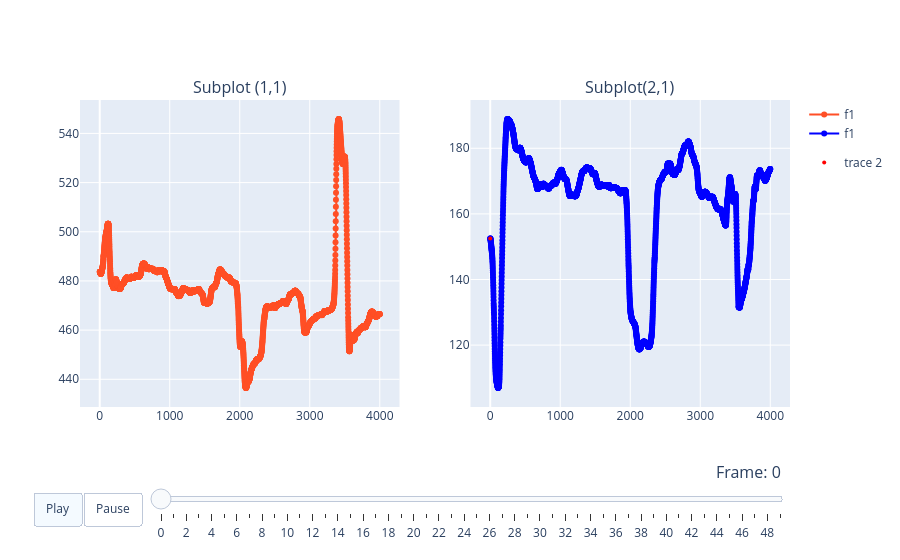

Source (notebook cell):
### Markdown cell above
## ML Briefs 3

### Code cell
fig = make_subplots(
    rows=1,
    cols=2,
    subplot_titles=('Subplot (1,1)', 'Subplot(2,1)')
)

fig.add_trace(
    go.Scatter(
        x=time,
        y=ts_sensor_x,
        mode='markers+lines',
        hoverinfo='name',
        legendgroup='f1',
        line_color='rgb(255, 79, 38)',
        name='f1',
        showlegend=True
    ),
    row=1, col=1
)

fig.add_trace(
    go.Scatter(
        x=time,
        y=ts_sensor_y,
        mode='markers+lines',
        hoverinfo='name',
        legendgroup='f1',
        line_color='blue',
        name='f1',
        showlegend=True
    ),
    row=1, col=2
)

fig.add_trace(
    go.Scatter(
        x=[tt[0]],
        y=[ts_sensor_yy[0]],
        mode="markers",
        marker=dict(color="red", size=4)),
    row=1, col=2
)

frames = [
    dict(
        data=[
            go.Scatter(visible=True),
            go.Scatter(visible=True),
            go.Scatter(
                x=[tt[k]],
                y=[ts_sensor_yy[k]],
                mode="markers",
                marker=dict(color="red", size=4))
        ],
        traces=[0, 1, 2]
    )
    for k in range(N)
]

updatemenus = [
    dict(
        type='buttons',
        buttons=[
            dict(
                label="Play",
                method="animate",
                args=[None]
            ),
            dict(
                label="Pause",
                method="animate",
                args=[
                    None,
                    {
                        "frame": {"duration": 0, "redraw": False},
                        "mode": "immediate"
                    }
                ]
            )   
        ],
        direction='left',
        pad=dict(r=10, t=85), 
        showactive=True,
        x=0.1,
        y=0,
        xanchor='right',
        yanchor='top'
    )
]

sliders = [
    {
        'yanchor': 'top',
        'xanchor': 'left',
        'currentvalue': {
            'font': {'size': 16},
            'prefix': 'Frame: ',
            'visible': True,
            'xanchor': 'right'
        },
        'transition': {'duration': 500, 'easing': 'linear'},
        'pad': {'b': 10, 't': 50}, 
        'len': 0.9,
        'x': 0.1,
        'y': 0, 
        'steps': [
            {'args': [[k],
                {'frame': {'duration': 500, 'easing': 'linear', 'redraw': False},
                                      'transition': {'duration': 0, 'easing': 'linear'
            }}],
            'label': k, 'method': 'animate'} for k in range(N)       
        ]
    }
]

fig.update(
    frames=frames
)
fig.update_layout(
    updatemenus=updatemenus,
    sliders=sliders
)
fig.show()

### Figure 1 — Plotly figure (JSON) as saved in the notebook; plotly's stock layout.template omitted (floating-point values rounded to 4 significant figures; data arrays with more than 128 entries replaced by an {"elided": "..."} marker saying what was removed)
{"data": [{"hoverinfo": "name", "legendgroup": "f1", "line": {"color": "rgb(255, 79, 38)"}, "mode": "markers+lines", "name": "f1", "showlegend": true, "type": "scatter", "x": {"elided": "4001 int values"}, "xaxis": "x", "y": {"elided": "4001 float values"}, "yaxis": "y"}, {"hoverinfo": "name", "legendgroup": "f1", "line": {"color": "blue"}, "mode": "markers+lines", "name": "f1", "showlegend": true, "type": "scatter", "x": {"elided": "4001 int values"}, "xaxis": "x2", "y": {"elided": "4001 float values"}, "yaxis": "y2"}, {"marker": {"color": "red", "size": 4}, "mode": "markers", "type": "scatter", "x": [0], "xaxis": "x2", "y": [152.5], "yaxis": "y2"}], "layout": {"annotations": [{"font": {"size": 16}, "showarrow": false, "text": "Subplot (1,1)", "x": 0.225, "xanchor": "center", "xref": "paper", "y": 1, "yanchor": "bottom", "yref": "paper"}, {"font": {"size": 16}, "showarrow": false, "text": "Subplot(2,1)", "x": 0.775, "xanchor": "center", "xref": "paper", "y": 1, "yanchor": "bottom", "yref": "paper"}], "sliders": [{"currentvalue": {"font": {"size": 16}, "prefix": "Frame: ", "visible": true, "xanchor": "right"}, "len": 0.9, "pad": {"b": 10, "t": 50}, "steps": [{"args": [[0], {"frame": {"duration": 500, "easing": "linear", "redraw": false}, "transition": {"duration": 0, "easing": "linear"}}], "label": "0", "method": "animate"}, {"args": [[1], {"frame": {"duration": 500, "easing": "linear", "redraw": false}, "transition": {"duration": 0, "easing": "linear"}}], "label": "1", "method": "animate"}, {"args": [[2], {"frame": {"duration": 500, "easing": "linear", "redraw": false}, "transition": {"duration": 0, "easing": "linear"}}], "label": "2", "method": "animate"}, {"args": [[3], {"frame": {"duration": 500, "easing": "linear", "redraw": false}, "transition": {"duration": 0, "easing": "linear"}}], "label": "3", "method": "animate"}, {"args": [[4], {"frame": {"duration": 500, "easing": "linear", "redraw": false}, "transition": {"duration": 0, "easing": "linear"}}], "label": "4", "method": "animate"}, {"args": [[5], {"frame": {"duration": 500, "easing": "linear", "redraw": false}, "transition": {"duration": 0, "easing": "linear"}}], "label": "5", "method": "animate"}, {"args": [[6], {"frame": {"duration": 500, "easing": "linear", "redraw": false}, "transition": {"duration": 0, "easing": "linear"}}], "label": "6", "method": "animate"}, {"args": [[7], {"frame": {"duration": 500, "easing": "linear", "redraw": false}, "transition": {"duration": 0, "easing": "linear"}}], "label": "7", "method": "animate"}, {"args": [[8], {"frame": {"duration": 500, "easing": "linear", "redraw": false}, "transition": {"duration": 0, "easing": "linear"}}], "label": "8", "method": "animate"}, {"args": [[9], {"frame": {"duration": 500, "easing": "linear", "redraw": false}, "transition": {"duration": 0, "easing": "linear"}}], "label": "9", "method": "animate"}, {"args": [[10], {"frame": {"duration": 500, "easing": "linear", "redraw": false}, "transition": {"duration": 0, "easing": "linear"}}], "label": "10", "method": "animate"}, {"args": [[11], {"frame": {"duration": 500, "easing": "linear", "redraw": false}, "transition": {"duration": 0, "easing": "linear"}}], "label": "11", "method": "animate"}, {"args": [[12], {"frame": {"duration": 500, "easing": "linear", "redraw": false}, "transition": {"duration": 0, "easing": "linear"}}], "label": "12", "method": "animate"}, {"args": [[13], {"frame": {"duration": 500, "easing": "linear", "redraw": false}, "transition": {"duration": 0, "easing": "linear"}}], "label": "13", "method": "animate"}, {"args": [[14], {"frame": {"duration": 500, "easing": "linear", "redraw": false}, "transition": {"duration": 0, "easing": "linear"}}], "label": "14", "method": "animate"}, {"args": [[15], {"frame": {"duration": 500, "easing": "linear", "redraw": false}, "transition": {"duration": 0, "easing": "linear"}}], "label": "15", "method": "animate"}, {"args": [[16], {"frame": {"duration": 500, "easing": "linear", "redraw": false}, "transition": {"duration": 0, "easing": "linear"}}], "label": "16", "method": "animate"}, {"args": [[17], {"frame": {"duration": 500, "easing": "linear", "redraw": false}, "transition": {"duration": 0, "easing": "linear"}}], "label": "17", "method": "animate"}, {"args": [[18], {"frame": {"duration": 500, "easing": "linear", "redraw": false}, "transition": {"duration": 0, "easing": "linear"}}], "label": "18", "method": "animate"}, {"args": [[19], {"frame": {"duration": 500, "easing": "linear", "redraw": false}, "transition": {"duration": 0, "easing": "linear"}}], "label": "19", "method": "animate"}, {"args": [[20], {"frame": {"duration": 500, "easing": "linear", "redraw": false}, "transition": {"duration": 0, "easing": "linear"}}], "label": "20", "method": "animate"}, {"args": [[21], {"frame": {"duration": 500, "easing": "linear", "redraw": false}, "transition": {"duration": 0, "easing": "linear"}}], "label": "21", "method": "animate"}, {"args": [[22], {"frame": {"duration": 500, "easing": "linear", "redraw": false}, "transition": {"duration": 0, "easing": "linear"}}], "label": "22", "method": "animate"}, {"args": [[23], {"frame": {"duration": 500, "easing": "linear", "redraw": false}, "transition": {"duration": 0, "easing": "linear"}}], "label": "23", "method": "animate"}, {"args": [[24], {"frame": {"duration": 500, "easing": "linear", "redraw": false}, "transition": {"duration": 0, "easing": "linear"}}], "label": "24", "method": "animate"}, {"args": [[25], {"frame": {"duration": 500, "easing": "linear", "redraw": false}, "transition": {"duration": 0, "easing": "linear"}}], "label": "25", "method": "animate"}, {"args": [[26], {"frame": {"duration": 500, "easing": "linear", "redraw": false}, "transition": {"duration": 0, "easing": "linear"}}], "label": "26", "method": "animate"}, {"args": [[27], {"frame": {"duration": 500, "easing": "linear", "redraw": false}, "transition": {"duration": 0, "easing": "linear"}}], "label": "27", "method": "animate"}, {"args": [[28], {"frame": {"duration": 500, "easing": "linear", "redraw": false}, "transition": {"duration": 0, "easing": "linear"}}], "label": "28", "method": "animate"}, {"args": [[29], {"frame": {"duration": 500, "easing": "linear", "redraw": false}, "transition": {"duration": 0, "easing": "linear"}}], "label": "29", "method": "animate"}, {"args": [[30], {"frame": {"duration": 500, "easing": "linear", "redraw": false}, "transition": {"duration": 0, "easing": "linear"}}], "label": "30", "method": "animate"}, {"args": [[31], {"frame": {"duration": 500, "easing": "linear", "redraw": false}, "transition": {"duration": 0, "easing": "linear"}}], "label": "31", "method": "animate"}, {"args": [[32], {"frame": {"duration": 500, "easing": "linear", "redraw": false}, "transition": {"duration": 0, "easing": "linear"}}], "label": "32", "method": "animate"}, {"args": [[33], {"frame": {"duration": 500, "easing": "linear", "redraw": false}, "transition": {"duration": 0, "easing": "linear"}}], "label": "33", "method": "animate"}, {"args": [[34], {"frame": {"duration": 500, "easing": "linear", "redraw": false}, "transition": {"duration": 0, "easing": "linear"}}], "label": "34", "method": "animate"}, {"args": [[35], {"frame": {"duration": 500, "easing": "linear", "redraw": false}, "transition": {"duration": 0, "easing": "linear"}}], "label": "35", "method": "animate"}, {"args": [[36], {"frame": {"duration": 500, "easing": "linear", "redraw": false}, "transition": {"duration": 0, "easing": "linear"}}], "label": "36", "method": "animate"}, {"args": [[37], {"frame": {"duration": 500, "easing": "linear", "redraw": false}, "transition": {"duration": 0, "easing": "linear"}}], "label": "37", "method": "animate"}, {"args": [[38], {"frame": {"duration": 500, "easing": "linear", "redraw": false}, "transition": {"duration": 0, "easing": "linear"}}], "label": "38", "method": "animate"}, {"args": [[39], {"frame": {"duration": 500, "easing": "linear", "redraw": false}, "transition": {"duration": 0, "easing": "linear"}}], "label": "39", "method": "animate"}, {"args": [[40], {"frame": {"duration": 500, "easing": "linear", "redraw": false}, "transition": {"duration": 0, "easing": "linear"}}], "label": "40", "method": "animate"}, {"args": [[41], {"frame": {"duration": 500, "easing": "linear", "redraw": false}, "transition": {"duration": 0, "easing": "linear"}}], "label": "41", "method": "animate"}, {"args": [[42], {"frame": {"duration": 500, "easing": "linear", "redraw": false}, "transition": {"duration": 0, "easing": "linear"}}], "label": "42", "method": "animate"}, {"args": [[43], {"frame": {"duration": 500, "easing": "linear", "redraw": false}, "transition": {"duration": 0, "easing": "linear"}}], "label": "43", "method": "animate"}, {"args": [[44], {"frame": {"duration": 500, "easing": "linear", "redraw": false}, "transition": {"duration": 0, "easing": "linear"}}], "label": "44", "method": "animate"}, {"args": [[45], {"frame": {"duration": 500, "easing": "linear", "redraw": false}, "transition": {"duration": 0, "easing": "linear"}}], "label": "45", "method": "animate"}, {"args": [[46], {"frame": {"duration": 500, "easing": "linear", "redraw": false}, "transition": {"duration": 0, "easing": "linear"}}], "label": "46", "method": "animate"}, {"args": [[47], {"frame": {"duration": 500, "easing": "linear", "redraw": false}, "transition": {"duration": 0, "easing": "linear"}}], "label": "47", "method": "animate"}, {"args": [[48], {"frame": {"duration": 500, "easing": "linear", "redraw": false}, "transition": {"duration": 0, "easing": "linear"}}], "label": "48", "method": "animate"}, {"args": [[49], {"frame": {"duration": 500, "easing": "linear", "redraw": false}, "transition": {"duration": 0, "easing": "linear"}}], "label": "49", "method": "animate"}], "transition": {"duration": 500, "easing": "linear"}, "x": 0.1, "xanchor": "left", "y": 0, "yanchor": "top"}], "updatemenus": [{"buttons": [{"args": [null], "label": "Play", "method": "animate"}, {"args": [null, {"frame": {"duration": 0, "redraw": false}, "mode": "immediate"}], "label": "Pause", "method": "animate"}], "direction": "left", "pad": {"r": 10, "t": 85}, "showactive": true, "type": "buttons", "x": 0.1, "xanchor": "right", "y": 0, "yanchor": "top"}], "xaxis": {"anchor": "y", "domain": [0, 0.45]}, "xaxis2": {"anchor": "y2", "domain": [0.55, 1]}, "yaxis": {"anchor": "x", "domain": [0, 1]}, "yaxis2": {"anchor": "x2", "domain": [0, 1]}}}
